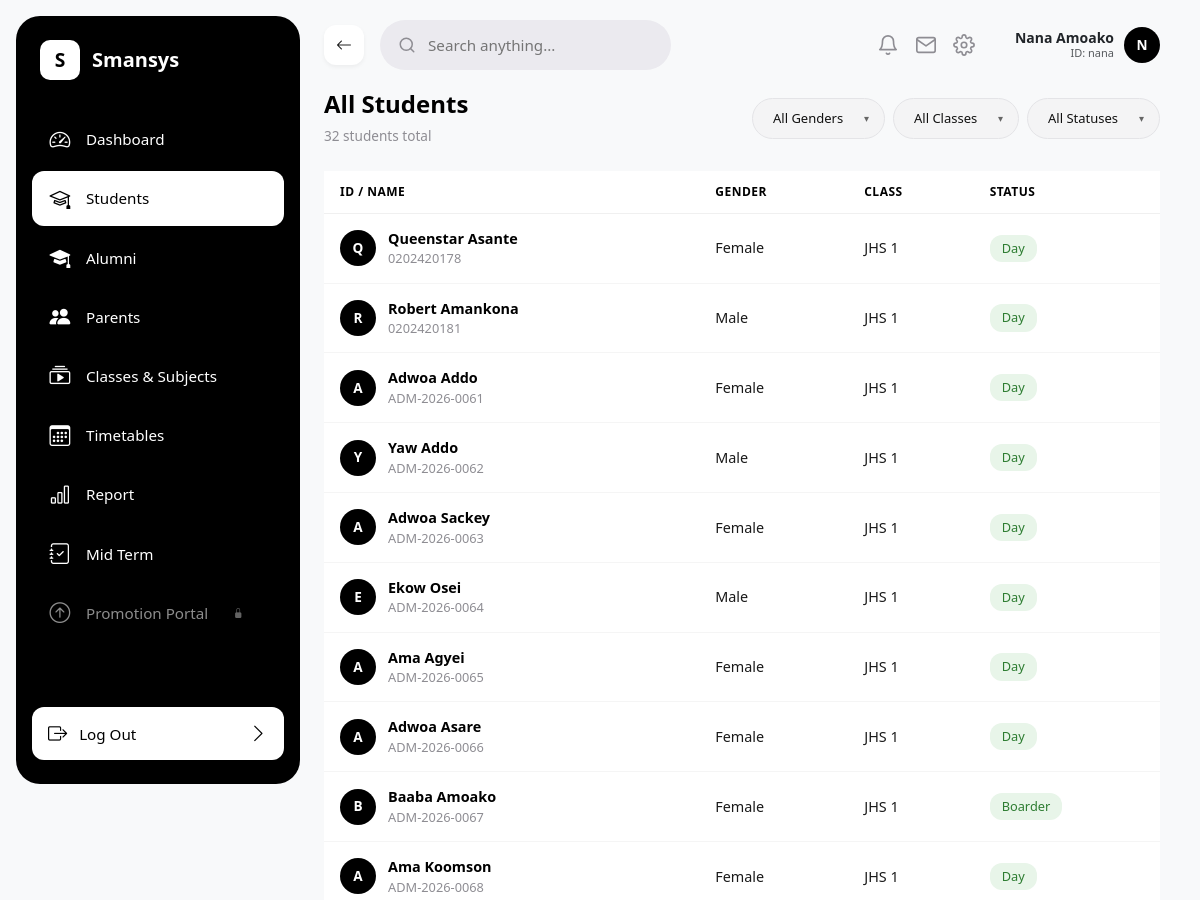
The app's page /students/ (signed in, upper part), older data.
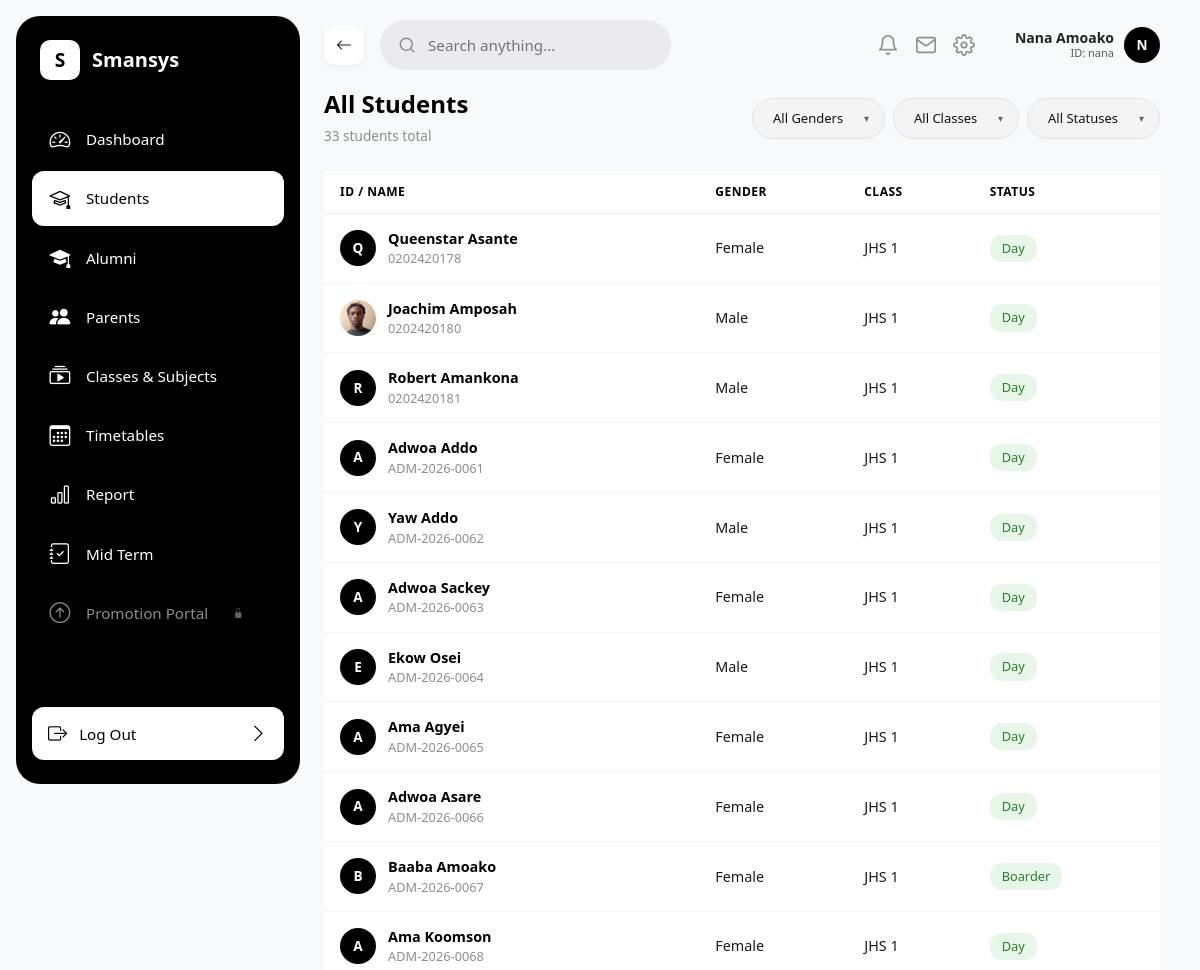
The same page, newer data.
### sis/models.py (models this page shows, shortened)
class Student(models.Model):
    GENDER_CHOICES = [('Male', 'Male'), ('Female', 'Female')]
    STATUS_CHOICES = [('Day', 'Day'), ('Boarder', 'Boarder')]
    LIVING_WITH_CHOICES = [('Mother', 'Mother'), ('Father', 'Father'), ('Both', 'Both')]
    PROMOTION_STATUS_CHOICES = [
        ('NEUTRAL', 'Neutral'),
        ('APPROVED', 'Approved for Promotion'),
        ('HELD_BACK', 'Held Back'),
    ]
    admission_number = models.CharField(max_length=50, unique=True)
    first_name = models.CharField(max_length=100)
    last_name = models.CharField(max_length=100)
    other_names = models.CharField(max_length=100, blank=True, null=True, default='')
    dob = models.DateField(verbose_name='Date of Birth')
    date_of_admission = models.DateField(default=date.today)
    gender = models.CharField(max_length=10, choices=GENDER_CHOICES)
    status = models.CharField(max_length=10, choices=STATUS_CHOICES)
    living_with = models.CharField(max_length=10, choices=LIVING_WITH_CHOICES, default='Both')
    previous_school_attended = models.CharField(max_length=255, default='N/A')
    profile_picture = models.ImageField(upload_to='students/profiles/', blank=True, null=True)
    classroom = models.ForeignKey('ClassRoom', on_delete=models.SET_NULL, null=True, blank=True, related_name='students')
    father = models.ForeignKey(Parent, on_delete=models.SET_NULL, null=True, blank=True, related_name='father_of')
    mother = models.ForeignKey(Parent, on_delete=models.SET_NULL, null=True, blank=True, related_name='mother_of')
    pending_next_class = models.ForeignKey(
        'ClassRoom', on_delete=models.SET_NULL, null=True, blank=True,
        related_name='pending_students',
        help_text="Target class set during Term 3 promotion approval. Applied at session rollover."
    )
    promotion_status = models.CharField(
        max_length=20, choices=PROMOTION_STATUS_CHOICES, default='NEUTRAL',
        help_text="NEUTRAL = no pending action, APPROVED = promoted at rollover, HELD_BACK = stays in current class"
    )
    is_alumni = models.BooleanField(default=False, help_text="Set to True when student graduates (no next class)")
    @property
    def current_class(self):
        """Return the most recent enrolled ClassRoom for this student, or None."""
        latest = self.enrollments.order_by('-date_enrolled').first()
        return latest.classroom if latest else None

class ClassRoom(models.Model):
    class_name = models.CharField(max_length=50, unique=True)
    order = models.PositiveIntegerField(
        default=0,
        help_text="Used to sort classes hierarchically (e.g., Class 1 = 1, JHS 3 = 9)"
    )
    next_class = models.ForeignKey(
        'self',
        on_delete=models.SET_NULL,
        null=True,
        blank=True,
        related_name='previous_class',
        help_text="Explicitly define the next class students promote into."
    )
    form_master = models.ForeignKey('StaffProfile', on_delete=models.SET_NULL, null=True, blank=True, related_name='managed_class')
    class Meta:
        ordering = ['order']

### sis/views.py (the view)
# urls.py: path('students/', student_list_view, name='student_list'),
@login_required
def student_list_view(request):
    is_admin = _is_admin(request.user)
    if is_admin:
        students = Student.objects.filter(is_alumni=False).select_related('classroom')
    else:
        taught_class_ids = StaffClassSubject.objects.filter(
            staff=request.user.staff_profile
        ).values_list('classroom_id', flat=True).distinct()
        students = Student.objects.filter(
            classroom_id__in=taught_class_ids, is_alumni=False
        ).select_related('classroom').distinct()
    gender = request.GET.get('gender', '').strip()
    class_id = request.GET.get('class_id', '').strip()
    status = request.GET.get('status', '').strip()
    if gender and gender != 'all':
        students = students.filter(gender__iexact=gender)
    if class_id and class_id != 'all':
        students = students.filter(classroom_id=class_id)
    if status and status != 'all':
        students = students.filter(status__iexact=status)
    classrooms = ClassRoom.objects.all()
    return render(request, 'sis/student_list.html', {
        'students': students,
        'classrooms': classrooms,
        'is_admin': is_admin,
        'selected_gender': gender or 'all',
        'selected_class': class_id or 'all',
        'selected_status': status or 'all',
        'total_count': students.count(),
    })

### sis/templatetags/custom_filters.py (called while the page is built)
@register.filter
def startswith(value, arg):
    if not value:
        return False
    return str(value).startswith(str(arg))

### sis/views.py (called while the page is built)
def _is_admin(user):
    return user.is_active and user.is_superuser

### sis/templates/sis/student_list.html (shortened to what the changed rows need)
{% extends 'sis/base.html' %}
{% load static %}
{% block content %}
<div class="d-flex justify-content-between align-items-center mb-4" style="flex-wrap: wrap; gap: 12px;">
    <div>
        <h4 class="fw-bold mb-1" style="color: #000000;">All Students</h4>
        <span style="color: #8E8D93; font-size: 0.85rem;">{{ total_count }} student{{ total_count|pluralize }} total</span>
    </div>
</div>
<div class="table-responsive">
    <table class="table table-hover align-middle" style="border-collapse: separate; border-spacing: 0;">
        <thead>
            <tr style="color: #8E8D93; font-size: 0.75rem; font-weight: 600; text-transform: uppercase; letter-spacing: 0.5px;">
                <th style="padding: 12px 16px; border-bottom: 1px solid #f0f0f0;">ID / Name</th>
                <th style="padding: 12px 16px; border-bottom: 1px solid #f0f0f0;">Gender</th>
                <th style="padding: 12px 16px; border-bottom: 1px solid #f0f0f0;">Class</th>
                <th style="padding: 12px 16px; border-bottom: 1px solid #f0f0f0;">Status</th>
            </tr>
        </thead>
        <tbody>
            {% for student in students %}
            <tr style="cursor: pointer; transition: background 0.15s;" onclick="window.location='{% url 'student_detail' student.id %}';">
                <td style="padding: 14px 16px; border-bottom: 1px solid #f5f5f5;">
                    <div style="display: flex; align-items: center; gap: 12px;">
                        {% if student.profile_picture %}
                        <img src="{{ student.profile_picture.url }}" alt="" style="width: 36px; height: 36px; border-radius: 50%; object-fit: cover;">
                        {% else %}
                        <span style="width: 36px; height: 36px; border-radius: 50%; background-color: #000000; color: #ffffff; display: flex; align-items: center; justify-content: center; font-weight: 700; font-size: 0.85rem; flex-shrink: 0;">{{ student.first_name|first|upper }}</span>
                        {% endif %}
                        <div>
                            <div style="font-weight: 600; color: #000000; font-size: 0.9rem;">{{ student.first_name }} {{ student.other_names }} {{ student.last_name }}</div>
                            <div style="color: #8E8D93; font-size: 0.8rem;">{{ student.admission_number }}</div>
                        </div>
                    </div>
                </td>
                <td style="padding: 14px 16px; border-bottom: 1px solid #f5f5f5; color: #1A1A1A; font-size: 0.9rem;">{{ student.gender }}</td>
                <td style="padding: 14px 16px; border-bottom: 1px solid #f5f5f5; color: #1A1A1A; font-size: 0.9rem;">{% if student.classroom %}{{ student.classroom.class_name }}{% else %}<span class="text-muted">No Class Assigned</span>{% endif %}</td>
                <td style="padding: 14px 16px; border-bottom: 1px solid #f5f5f5;">
                    <span style="background-color: #E8F5E9; color: #2E7D32; border-radius: 12px; padding: 4px 12px; font-weight: 500; font-size: 0.8rem; display: inline-block;">{{ student.status }}</span>
                </td>
            </tr>
            {% endfor %}
        </tbody>
    </table>
</div>
{% endblock %}

Row changes from the older to the newer data that the page shows:
now on this page (row edited): Student: profile_picture (picture), first_name "Joachim", last_name "Amposah", admission_number "0202420180", gender "Male", classroom.class_name "JHS 1", status "Day"
Text that changed along with them:
{{ total_count }}: "32" → "33"
